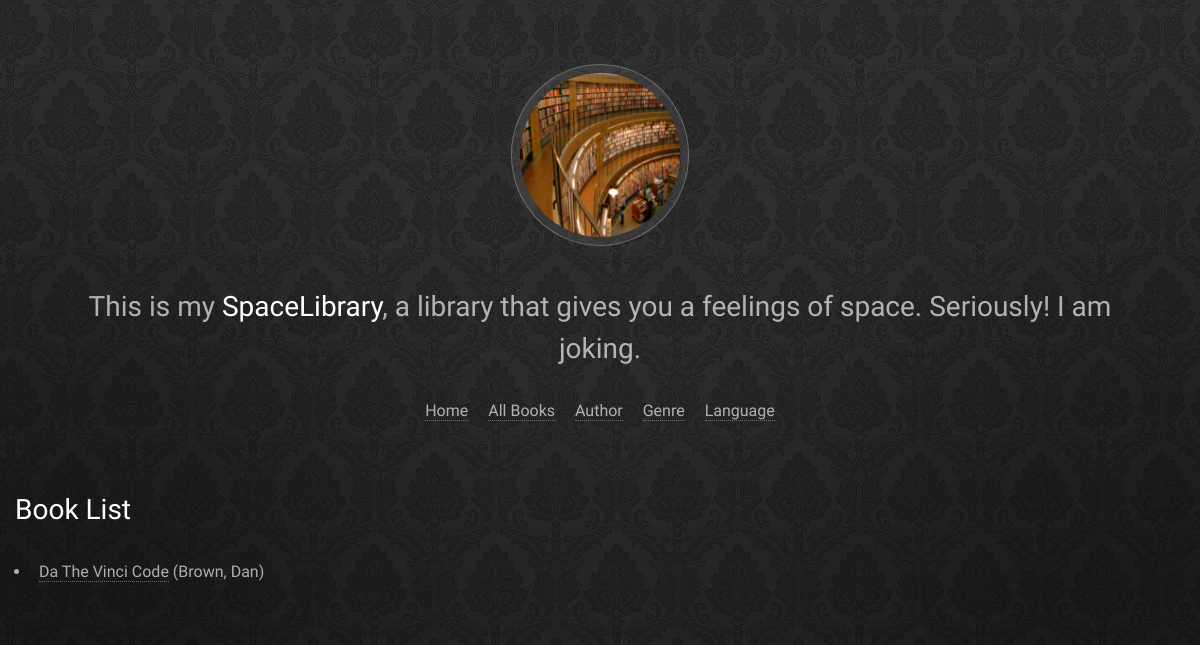
Before: /catalog/books/ with the older database file.
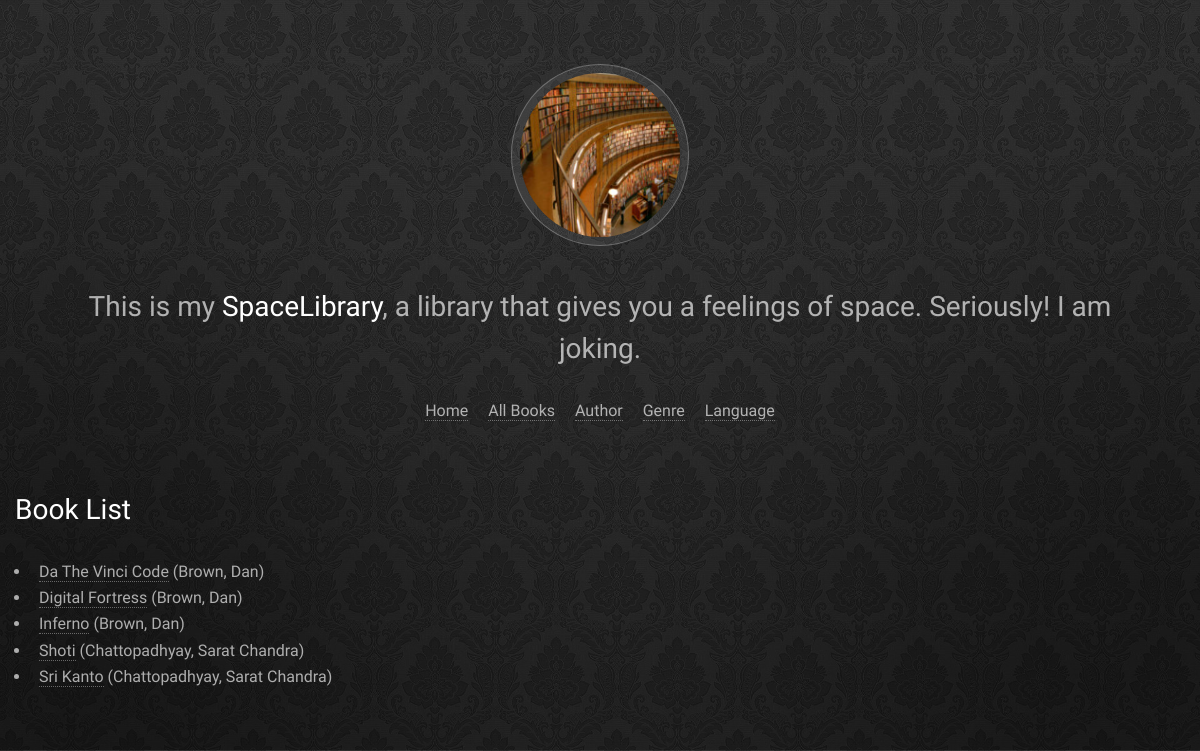
After: the same page with the newer database file.
### catalog/models.py (models this page shows, shortened)
class Book(models.Model):
	title = models.CharField(max_length = 200)
	author = models.ForeignKey('Author', on_delete = models.SET_NULL, null = True)
	summary = models.TextField(max_length=1000, null=True, help_text="Enter a brief description of the book")
	isbn = models.CharField('ISBN', max_length = 13, help_text = '13 Character <a href = "https://www.isbn-international.org/content/what-isbn">ISBN number</a>')
	genre = models.ManyToManyField(Genre, help_text = 'Select a genre for this book')
	language = models.ForeignKey('Language', on_delete = models.SET_NULL, null = True)
	def display_genre(self):
		return ', '.join([genre.name for genre in self.genre.all()[:3]])
	def get_absolute_url(self):
		return reverse('catalog:book-detail',args = [str(self.id)])
	display_genre.short_description = 'Genre'

class Author(models.Model):
	first_name = models.CharField(max_length=100)
	last_name = models.CharField(max_length=100)
	date_of_birth = models.DateField(null=True, blank=True)
	date_of_death = models.DateField('Died', null=True, blank=True)
	class Meta:
		ordering = ['last_name', 'first_name']
	def __str__(self):
		return '{0}, {1}'.format(self.last_name, self.first_name)

### catalog/views.py (the view)
# urls.py: path('books/', views.BookListView.as_view(), name = 'books'),
class BookListView(generic.ListView):
    model = Book
    context_object_name = 'book_list'
    def get_queryset(self):
        return Book.objects.order_by('title')[:5]
    templates_name = 'catalog/book_list.html'
    paginate_by = 10

### catalog/templates/catalog/book_list.html
{% extends "base_generic.html" %}
{% block content %}
  <h1>Book List</h1>
  {% if book_list %}
  <ul>
    {% for book in book_list %}
      <li>
        <a href="{{ book.get_absolute_url }}">{{ book.title }}</a>
 ({{book.author}})
      </li>
    {% endfor %}
  </ul>
  {% else %}
    <p>There are no books in the library.</p>
  {% endif %}
{% endblock %}

### catalog/templates/base_generic.html (shortened to what this page needs)
<!DOCTYPE html>
<html lang="en">
    <head>
        <link rel="stylesheet" href="https://stackpath.bootstrapcdn.com/bootstrap/4.1.3/css/bootstrap.min.css">
    {% load static %}
       <link rel="stylesheet" href="{% static 'css/main.css' %}" />
    </head>
    <body>
	      <div id="wrapper">
					<header id="header">
						<span class="avatar"><img src="{% static 'images/avatar.jpg' %}" alt="" /></span>
						<h1>This is my <strong>SpaceLibrary</strong>, a library that gives you a feelings of space. Seriously! I am joking.</h1>
            {% block sidebar %}
						<ul class="icons">
							<li><a href="{% url 'catalog:index' %}" ><span class="label">Home</span></a></li>
							<li><a href="{% url 'catalog:books' %}" ><span class="label">All Books</span></a></li>
							<li><a href="{% url 'catalog:authors' %}" ><span class="label">Author</span></a></li>
							<li><a href="#" ><span class="label">Genre</span></a></li>
							<li><a href="#" ><span class="label">Language</span></a></li>
						</ul>
            {% endblock %}
					</header>
        </div>
  <div class="container-fluid">
    <div class="row">
      <div class="col-sm-10 ">{% block content %}{% endblock %}
      </div>
    </div>
  </div>
</body>
</html>

### catalog/static/css/main.css (style rules this page uses)
html, body, div, span, applet, object, iframe, h1, h2, h3, h4, h5, h6, p, blockquote, pre, a, abbr, acronym, address, big, cite, code, del, dfn, em, img, ins, kbd, q, s, samp, small, strike, strong, sub, sup, tt, var, b, u, i, center, dl, dt, dd, ol, ul, li, fieldset, form, label, legend, table, caption, tbody, tfoot, thead, tr, th, td, article, aside, canvas, details, embed, figure, figcaption, footer, header, hgroup, menu, nav, output, ruby, section, summary, time, mark, audio, video { margin: 0; padding: 0; border: 0; font-size: 100%; font: inherit; vertical-align: baseline; }
article, aside, details, figcaption, figure, footer, header, hgroup, menu, nav, section { display: block; }
body { line-height: 1; }
ol, ul { list-style: none; }
body { -webkit-text-size-adjust: none; }
*, *:before, *:after { -moz-box-sizing: border-box; -webkit-box-sizing: border-box; box-sizing: border-box; }
.row { border-bottom: solid 1px transparent; -moz-box-sizing: border-box; -webkit-box-sizing: border-box; box-sizing: border-box; }
.row > * { float: left; -moz-box-sizing: border-box; -webkit-box-sizing: border-box; box-sizing: border-box; }
.row:after, .row:before { content: ''; display: block; clear: both; height: 0; }
.row > * { padding: 0 0 0 2em; }
.row { margin: 0 0 -1px -2em; }
@media screen and (max-width: 1680px) { .row > * { padding: 0 0 0 2em; } }
@media screen and (max-width: 1680px) { .row { margin: 0 0 -1px -2em; } }
@media screen and (max-width: 1280px) { .row > * { padding: 0 0 0 2em; } }
@media screen and (max-width: 1280px) { .row { margin: 0 0 -1px -2em; } }
body { -ms-overflow-style: scrollbar; }
body { background-color: #000; background-image: url('/static/images/bg.jpg'); background-size: cover; background-position: top center; }
body, input, select, textarea { color: rgba(255, 255, 255, 0.65); font-family: "Source Sans Pro", Helvetica, sans-serif; font-size: 13pt; font-weight: 200; line-height: 1.65; }
@media screen and (max-width: 1280px) { body, input, select, textarea { font-size: 12pt; } }
a { color: inherit; text-decoration: none; border-bottom: dotted 1px rgba(255, 255, 255, 0.35); -moz-transition: border-bottom-color 0.2s ease-in-out, color 0.2s ease-in-out; -webkit-transition: border-bottom-color 0.2s ease-in-out, color 0.2s ease-in-out; -ms-transition: border-bottom-color 0.2s ease-in-out, color 0.2s ease-in-out; transition: border-bottom-color 0.2s ease-in-out, color 0.2s ease-in-out; }
strong, b { color: #ffffff; font-weight: 200; }
h1, h2, h3, h4, h5, h6 { color: #ffffff; font-weight: 200; line-height: 1.5; margin: 0 0 1em 0; }
h1 { font-size: 1.75em; }
ul { list-style: disc; margin: 0 0 2em 0; padding-left: 1em; }
ul li { padding-left: 0.5em; }
ul.icons { cursor: default; list-style: none; padding-left: 0; }
ul.icons li { display: inline-block; padding: 0 1em 0 0; }
ul.icons li:last-child { padding-right: 0; }
#wrapper { max-width: 68em; width: 100%; margin: 0 auto; padding: 0 2em; opacity: 1; filter: none; -moz-transition: opacity 1s ease, -moz-filter 1s ease; -webkit-transition: opacity 1s ease, -webkit-filter 1s ease; -ms-transition: opacity 1s ease, -ms-filter 1s ease; transition: opacity 1s ease, filter 1s ease; }
#header { text-align: center; padding: 6em 0 4em 0; }
#header h1 { color: rgba(255, 255, 255, 0.65); }
#header .avatar { border-radius: 100%; display: inline-block; margin: 0 0 2em 0; padding: 0.5em; border: solid 1px rgba(255, 255, 255, 0.25); background-color: rgba(255, 255, 255, 0.075); }
#header .avatar img { border-radius: 100%; display: block; width: 10em; }
@media screen and (max-width: 1280px) { #header { padding: 4em 0 2em 0; } }

Changed rows visible on the page:
added Book: title "Digital Fortress", author "Brown, Dan"
added Book: title "Inferno", author "Brown, Dan"
added Book: title "Shoti", author "Chattopadhyay, Sarat Chandra"
added Book: title "Sri Kanto", author "Chattopadhyay, Sarat Chandra"
